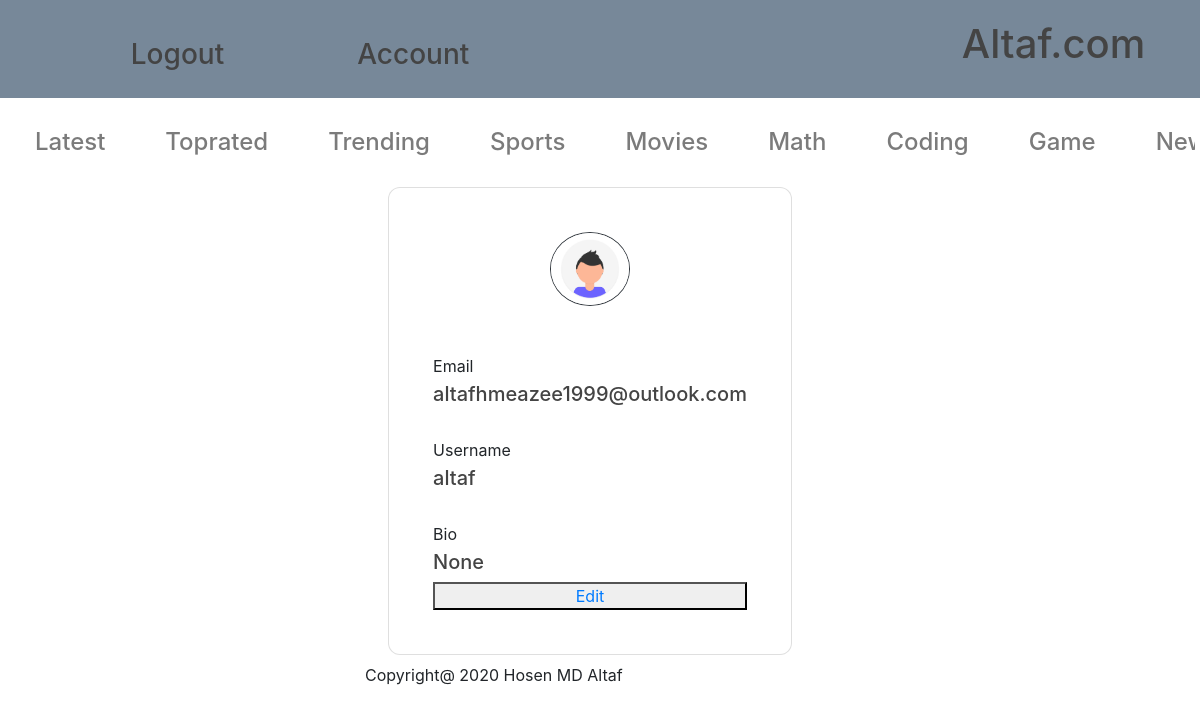
Before: /account/1/ (signed in) with the older database file.
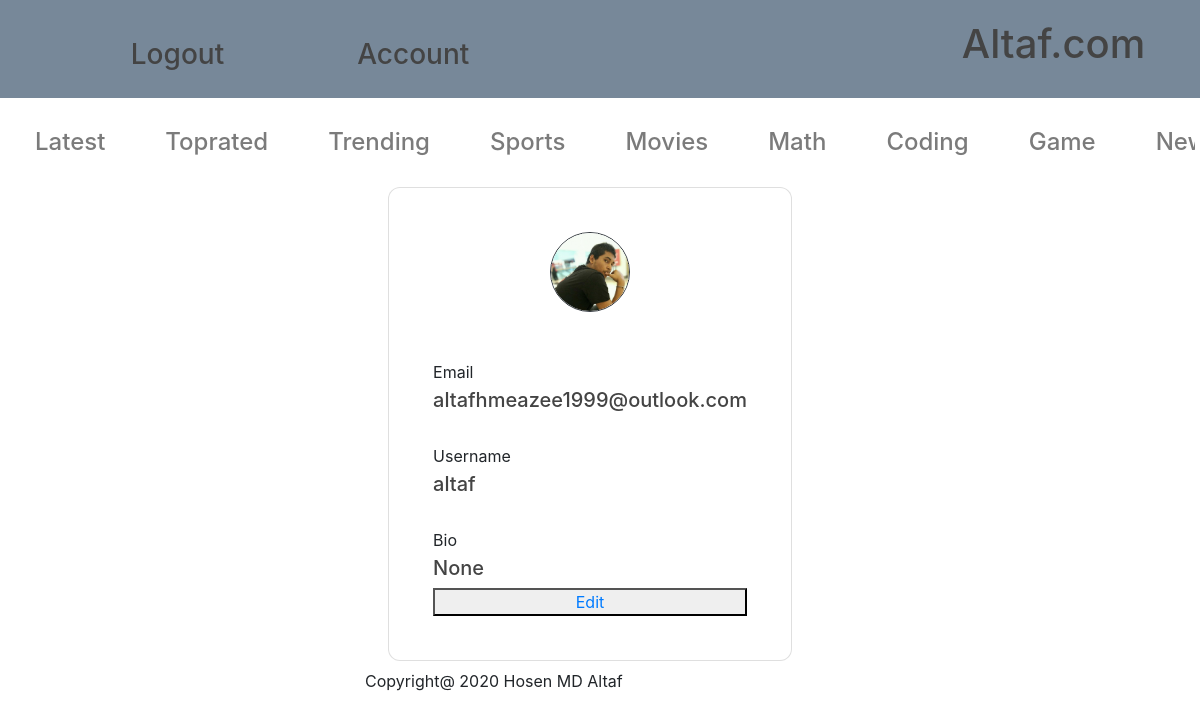
After: the same page with the newer database file.
### account/models.py (models this page shows, shortened)
class Account(AbstractBaseUser):
		email 					= models.EmailField(verbose_name="email", max_length=60, unique=True)
		username 				= models.CharField(max_length=30, unique=True)
		date_joined				= models.DateTimeField(verbose_name='date joined', auto_now_add=True)
		last_login				= models.DateTimeField(verbose_name='last login', auto_now=True)
		is_admin				= models.BooleanField(default=False)
		is_active				= models.BooleanField(default=True)
		is_staff				= models.BooleanField(default=False)
		is_superuser			= models.BooleanField(default=False)
		profile_image                 =  models.ImageField(default='man.png',upload_to='profile_pics')
		bio                     =  models.CharField(max_length=100,null=True,blank=True)
		hide_email              = models.BooleanField(default=True)
		full_name               = models.CharField(max_length=30,null=True,blank=True)
		USERNAME_FIELD = 'email'
		REQUIRED_FIELDS = ['username']
		objects = MyAccountManager()

### account/views.py (the view)
# urls.py: path('<int:pk>/',ProfileDetailView.as_view(), name='my_profile'),
class ProfileDetailView(DetailView):
    model = Account
    context_object_name = 'my_profile'
    template_name = 'account/account.html'
    def get_object(self,**kwargs):
        pk= self.kwargs.get('pk')
        view_profile = Account.objects.get(pk=pk)
        return view_profile

### templates/account/account.html (shortened to what this page needs)
{% extends 'baseapp/main.html' %}
{% load static %}
{% block content %}
{% if request.user.is_authenticated %}
<div class="flex-page">
  <div class="profile-post-seaction">
    <div class="container-fluid">
        <div class="d-flex flex-row justify-content-center flex-wrap align-items-start">
            <div class="card profile-card m-2">
              <div class="card-body">
                  <div class="d-flex flex-column justify-content-center p-4">
                      <div class="image-container mx-auto mb-4">
                          <img class="d-block border border-dark rounded-circle img-fluid mx-auto profile-image" alt="altaf.com " id="id_profile_image" src="{{ my_profile.profile_image.url }}" width="80px" height="80px">
                      </div>
                      <p class="mt-4 mb-1 field-heading">Email</p>
                          {% if hide_email %}
                              <h5>**********</h5>
                          {% else %}
                              <h5>{{my_profile.email}}</h5>
                          {% endif %}
                      <p class="mt-4 mb-1 field-heading">Username</p>
                      <h5>{{ my_profile.username}}</h5>
                      <p class="mt-4 mb-1 field-heading">Bio</p>
                      <h5>{{ my_profile.bio}}</h5>
					  <button><a href="{% url 'account:edit'  user.id %}">Edit</a></button>
                  </div>
              </div>
            </div>
        </div>
	</div>
	<p >Copyright@ 2020 Hosen MD Altaf</p>
 </div>
{% else %}
  <h1>You don't have account yet .Create one-<a class="dropdown-item" href="{% url 'account:register' %}">Register</a></h1>
{% endif %}
{% endblock content %}

Changed rows visible on the page:
changed Account "altafhmeazee1999@outlook.com": profile_image: a different picture
